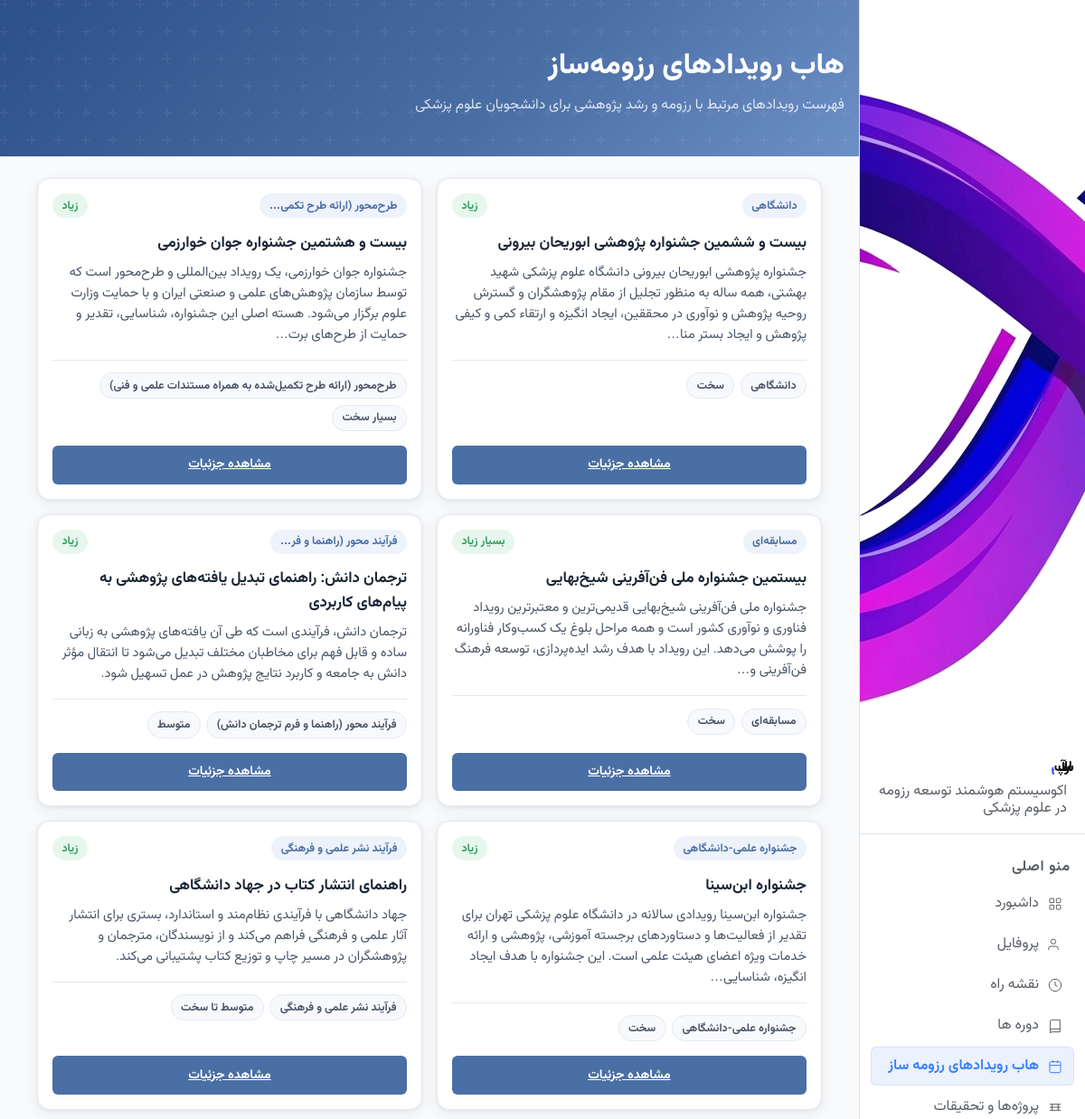
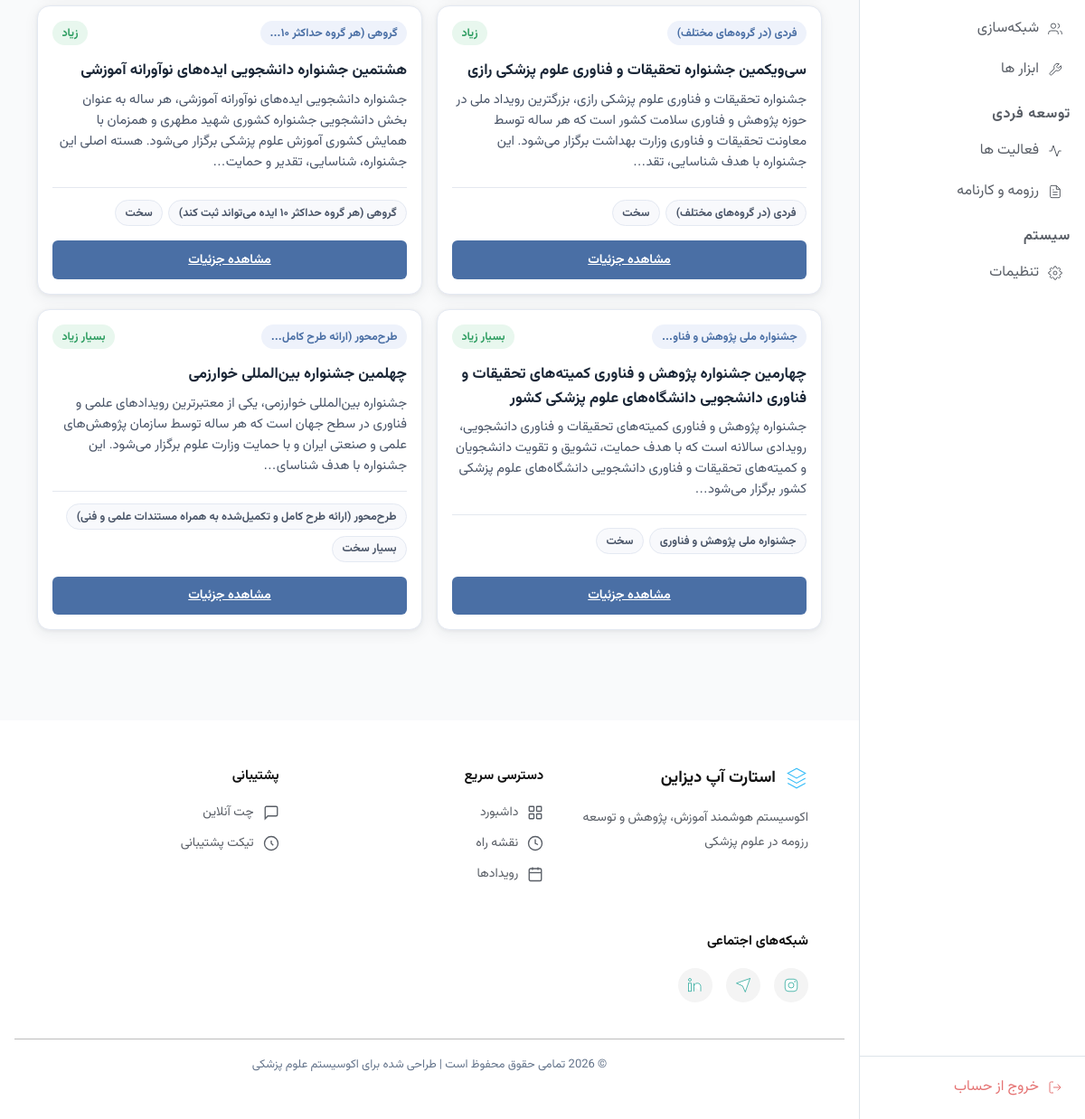
/events/ (signed in), run on the app's committed database (2 pictures, top to bottom).
### event_hub/models.py (models this page shows, shortened)
class Event(models.Model):
    title = models.CharField('عنوان رویداد', max_length=300)
    slug = models.SlugField('اسلاگ', unique=True)
    section = models.CharField('بخش', max_length=100, blank=True)
    short_description = models.TextField('توضیح کوتاه', blank=True)
    compiler = models.CharField('تهیه‌کننده', max_length=200, blank=True)
    audience = models.JSONField('مخاطبان', default=list, blank=True)
    goal = models.TextField('هدف', blank=True)
    resume_impact = models.CharField('اثر در رزومه', max_length=50, blank=True)
    activity_type = models.CharField('نوع فعالیت', max_length=200, blank=True)
    activity_level = models.CharField('سطح فعالیت', max_length=200, blank=True)
    difficulty = models.CharField('سطح دشواری', max_length=50, blank=True)
    main_advantage = models.TextField('مزیت اصلی', blank=True)
    suitable_for = models.TextField('مناسب برای', blank=True)
    required_time = models.CharField('زمان موردنیاز', max_length=200, blank=True)
    intro = models.TextField('معرفی کامل', blank=True)
    research_audiences = models.JSONField('مخاطبان پژوهشی', default=list, blank=True)
    skills_learned = models.JSONField('مهارت‌های آموخته‌شده', default=list, blank=True)
    completion_steps = models.JSONField('مراحل تکمیل', default=list, blank=True)
    terms_and_conditions = models.JSONField('شرایط و ضوابط', default=list, blank=True)
    benefits = models.JSONField('مزایا', default=dict, blank=True)
    common_mistakes = models.JSONField('اشتباهات رایج', default=list, blank=True)
    practical_recommendations = models.JSONField('توصیه‌های کاربردی', default=list, blank=True)
    similar_opportunities = models.JSONField('فرصت‌های مشابه', default=list, blank=True)
    inline_cta_buttons = models.JSONField('دکمه‌های میان‌خطی', default=list, blank=True)
    page_cta_buttons = models.JSONField('دکمه‌های صفحه', default=list, blank=True)
    created_at = models.DateTimeField(auto_now_add=True)
    updated_at = models.DateTimeField(auto_now=True)
    class Meta:
        verbose_name = 'رویداد'
        verbose_name_plural = 'رویدادها'
        ordering = ['title']

### event_hub/views.py (the view)
# urls.py: path('', views.event_list, name='event_list'),
def event_list(request):
    events = Event.objects.all()
    return render(request, 'event_hub/event_list.html', {'events': events})

### templates/event_hub/event_list.html
{% extends 'base.html' %}
{% load static %}
{% block extra_css %}
<link rel="stylesheet" href="{% static 'css/styles.css' %}">
{% endblock %}
{% block content %}
    <main class="eh-page">
        <section class="eh-header">
            <div class="eh-container">
                <h1 class="eh-title">هاب رویدادهای رزومه‌ساز</h1>
                <p class="eh-subtitle">فهرست رویدادهای مرتبط با رزومه و رشد پژوهشی برای دانشجویان علوم پزشکی</p>
            </div>
        </section>
        <section class="eh-content">
            <div class="eh-container">
                <div class="eh-grid">
                    {% for event in events %}
                    <article class="eh-card">
                        <div class="eh-card-inf">
                            <div class="eh-card-head">
                                <span class="eh-badge">{{ event.activity_type|truncatechars:25 }}</span>
                                <span class="eh-meta">{{ event.resume_impact }}</span>
                            </div>
                            <h2 class="eh-card-title">{{ event.title }}</h2>
                            <p class="eh-card-desc">{{ event.short_description|truncatechars:200 }}</p>
                            <div class="eh-chip-row">
                                <span class="eh-chip">{{ event.activity_type }}</span>
                                <span class="eh-chip">{{ event.difficulty }}</span>
                            </div>
                        </div>
                        <a class="eh-btn" href="{% url 'event_hub:event_detail' event.slug %}">مشاهده جزئیات</a>
                    </article>
                    {% empty %}
                    <div class="eh-empty">
                        رویدادی برای نمایش وجود ندارد.
                    </div>
                    {% endfor %}
                </div>
            </div>
        </section>
    </main>
</body>
</html>
{% endblock %}

### static/css/common.css (style rules this page uses)
*, *::before, *::after { box-sizing: border-box; margin: 0; padding: 0; }
html { scroll-behavior: smooth; }
:root { --gap: 26px; --gap-xs: calc(var(--gap) * 0.3); --gap-sm: calc(var(--gap) - 2px); --gap-smm: calc(var(--gap) - 6px); --gap-smmm: calc(var(--gap) - 12px); --gap-smmmm: calc(var(--gap) - 16px); --gap-md: calc(var(--gap) * 0.75); --gap-lg: calc(var(--gap) + 2px); --gap-lgg: calc(var(--gap) + 6px); --gap-lggg: calc(var(--gap) + 12px); --gap-xl: calc(var(--gap) * 2); --gap-2xl: calc(var(--gap) * 3); --text: 8px; --text-xs: calc(var(--text) + 0px); --text-sm: calc(var(--text) + 1px); --text-base: calc(var(--text) + 2px); --text-lg: calc(var(--text) + 3px); --text-xl: calc(var(--text) + 4px); --text-2xl: calc(var(--text) + 5px); --text-3xl: calc(var(--text) + 7px); --text-4xl: calc(var(--text) + 9px); --text-5xl: calc(var(--text) + 11px); --text-6xl: calc(var(--text) + 15px); --text-7xl: calc(var(--text) + 20px); --bg-page: #eef0f5; --card: #ffffff; --card-soft: #f5f6fa; --card-soft-2: #fbfcfd; --line: #dbdada80; --bg: #F7F9FC; --white: #FFFFFF; --black: #111111; --paper: #f7f9fb; --ink: #20233F; --ink-900: #171b2e; --ink-700: #383d52; --ink-600: #5c6170; --ink-mid: #3a4a5a; --ink-400: #9498a6; --ink-200: #d7dae3; --ink-100: #eef0f5; --ink-muted: #8a9bac; --muted: #767b98; --text-1: #2D3748; --text-2: #3e4147; --text-muted: #595e66; --primary: #2f5cf5; --primary-ink: #1f3fc9; --primary-soft: #dee6ff; --primary-softer: #eef1ff; --primary-light: #EBF1FD; --primary-dark: var(--primary-ink); --primary-hover: var(--primary-ink); --accent: #7EC8C8; --accent-2: #00b89c; --accent-light: #E8F7F7; --blue: #3E63DD; --blue-soft: #7C93F5; --green: #1ea672; --green-soft: #dbf3ea; --red: #e0553f; --red-soft: #fbe2de; --red-deep: #B91C1C; --danger: #e84040; --amber: #c98a1e; --amber-soft: #faedd6; --purple: #ac63ea; --purple-deep: #5B21B6; --purple-soft: rgba(172, 99, 234, 0.12); --gold: #b8873a; --gold-soft: #f6ecda; --bg-1: #eef1ff; --bg-2: #f3eefc; --bg-card: var(--card); --card-bg: var(--card); --page-bg: var(--bg-page); --sidebar-bg: #FFFFFF; --border: #E2E8F0; --rule: #dde4ec; --radius: 10px; --radius-sm: 8px; --radius-card: 22px; --radius-lg: 26px; --radius-md: 16px; --sd-radius-lg: 20px; --sd-radius-md: 14px; --sd-radius-sm: 9px; --shadow-box: 0 2px 4px rgba(0, 0, 0, 0.05); --shadow-sm: 0 4px 10px rgba(20, 26, 46, .02); --shadow: 0 2px 8px rgba(91, 141, 239, 0.10); --shadow-md: 0 10px 30px rgba(20, 26, 46, .08); --shadow-card: 0 2px 12px rgba(47, 92, 245, .07), 0 1px 3px rgba(23, 27, 46, .06); --shadow-btn: 0 2px 8px rgba(47, 92, 245, .25); --shadow-elevated: 0 6px 24px rgba(47, 92, 245, .12), 0 2px 6px rgba(47, 92, 245, .06); --shadow-hover: 0 12px 32px rgba(47, 92, 245, .14); --shadow-lg: 0 20px 48px rgba(47, 92, 245, 0.14); --shadow-glow: 0 0 0 6px var(--primary-softer); --sd-shadow: 0 2px 12px rgba(47, 92, 245, .07); --sd-shadow-md: 0 4px 24px rgba(47, 92, 245, .11); --transition: 0.15s ease; --ease: cubic-bezier(.22, 1, .36, 1); --sd-primary: var(--primary); --sd-primary-soft: var(--primary-soft); --sd-green: var(--green); --sd-green-soft: var(--green-soft); --sd-amber: var(--amber); --sd-amber-soft: var(--amber-soft); --sd-red: var(--red); --sd-red-soft: var(--red-soft); --sd-ink-900: var(--ink-900); --sd-ink-600: var(--ink-600); --sd-ink-400: var(--ink-400); --sd-ink-200: var(--ink-200); --sd-bg: var(--bg-page); --sd-white: var(--card); }
body { background: var(--bg); color: var(--text); min-height: 100vh; display: flex; }
html, body, p, span, div, h1, td, h2, h3, h4, h5, h6, a, li, ul, ol, label, small, medium, strong, em, b, i, blockquote, q, cite, code, pre, button, input, textarea, select, option { font-family: "Vazirmatn", "Roboto", sans-serif; }
* { scrollbar-width: thin; scrollbar-color: var(--ink-200) transparent; box-sizing: border-box; }
a { color: inherit; }

### data on the page
Event: activity_type "دانشگاهی", resume_impact "زیاد", title "بیست و ششمین جشنواره پژوهشی ابوریحان بیرونی", short_description "جشنواره پژوهشی ابوریحان بیرونی دانشگاه علوم پزشکی شهید بهشتی، همه ساله به منظور تجلیل از مقام پژوهشگران و گسترش روحیه پژوهش و نوآوری در محققین، ایجاد انگیزه و ارتقاء کمی و کیفی پژوهش و ایجاد بستر منا…", difficulty "سخت"
Event: activity_type "طرح‌محور (ارائه طرح تکمی…", resume_impact "زیاد", title "بیست و هشتمین جشنواره جوان خوارزمی", short_description "جشنواره جوان خوارزمی، یک رویداد بین‌المللی و طرح‌محور است که توسط سازمان پژوهش‌های علمی و صنعتی ایران و با حمایت وزارت علوم برگزار می‌شود. هسته اصلی این جشنواره، شناسایی، تقدیر و حمایت از طرح‌های برت…", activity_type "طرح‌محور (ارائه طرح تکمیل‌شده به همراه مستندات علمی و فنی)", difficulty "بسیار سخت"
Event: activity_type "مسابقه‌ای", resume_impact "بسیار زیاد", title "بیستمین جشنواره ملی فن‌آفرینی شیخ‌بهایی", short_description "جشنواره ملی فن‌آفرینی شیخ‌بهایی قدیمی‌ترین و معتبرترین رویداد فناوری و نوآوری کشور است و همه مراحل بلوغ یک کسب‌وکار فناورانه را پوشش می‌دهد. این رویداد با هدف رشد ایده‌پردازی، توسعه فرهنگ فن‌آفرینی و…", difficulty "سخت"
Event: activity_type "فرآیند محور (راهنما و فر…", resume_impact "زیاد", title "ترجمان دانش: راهنمای تبدیل یافته‌های پژوهشی به پیام‌های کاربردی", short_description "ترجمان دانش، فرآیندی است که طی آن یافته‌های پژوهشی به زبانی ساده و قابل فهم برای مخاطبان مختلف تبدیل می‌شود تا انتقال مؤثر دانش به جامعه و کاربرد نتایج پژوهش در عمل تسهیل شود.", activity_type "فرآیند محور (راهنما و فرم ترجمان دانش)", difficulty "متوسط"
Event: activity_type "جشنواره علمی-دانشگاهی", resume_impact "زیاد", title "جشنواره ابن‌سینا", short_description "جشنواره ابن‌سینا رویدادی سالانه در دانشگاه علوم پزشکی تهران برای تقدیر از فعالیت‌ها و دستاوردهای برجسته آموزشی، پژوهشی و ارائه خدمات ویژه اعضای هیئت علمی است. این جشنواره با هدف ایجاد انگیزه، شناسایی…", difficulty "سخت"
Event: activity_type "فرآیند نشر علمی و فرهنگی", resume_impact "زیاد", title "راهنمای انتشار کتاب در جهاد دانشگاهی", short_description "جهاد دانشگاهی با فرآیندی نظام‌مند و استاندارد، بستری برای انتشار آثار علمی و فرهنگی فراهم می‌کند و از نویسندگان، مترجمان و پژوهشگران در مسیر چاپ و توزیع کتاب پشتیبانی می‌کند.", difficulty "متوسط تا سخت"
Event: activity_type "فردی (در گروه‌های مختلف)", resume_impact "زیاد", title "سی‌ویکمین جشنواره تحقیقات و فناوری علوم پزشکی رازی", short_description "جشنواره تحقیقات و فناوری علوم پزشکی رازی، بزرگترین رویداد ملی در حوزه پژوهش و فناوری سلامت کشور است که هر ساله توسط معاونت تحقیقات و فناوری وزارت بهداشت برگزار می‌شود. این جشنواره با هدف شناسایی، تقد…", difficulty "سخت"
Event: activity_type "گروهی (هر گروه حداکثر ۱۰…", resume_impact "زیاد", title "هشتمین جشنواره دانشجویی ایده‌های نوآورانه آموزشی", short_description "جشنواره دانشجویی ایده‌های نوآورانه آموزشی، هر ساله به عنوان بخش دانشجویی جشنواره کشوری شهید مطهری و همزمان با همایش کشوری آموزش علوم پزشکی برگزار می‌شود. هسته اصلی این جشنواره، شناسایی، تقدیر و حمایت…", activity_type "گروهی (هر گروه حداکثر ۱۰ ایده می‌تواند ثبت کند)", difficulty "سخت"
Event: activity_type "جشنواره ملی پژوهش و فناو…", resume_impact "بسیار زیاد", title "چهارمین جشنواره پژوهش و فناوری کمیته‌های تحقیقات و فناوری دانشجویی دانشگاه‌های علوم پزشکی کشور", short_description "جشنواره پژوهش و فناوری کمیته‌های تحقیقات و فناوری دانشجویی، رویدادی سالانه است که با هدف حمایت، تشویق و تقویت دانشجویان و کمیته‌های تحقیقات و فناوری دانشجویی دانشگاه‌های علوم پزشکی کشور برگزار می‌شود…", activity_type "جشنواره ملی پژوهش و فناوری", difficulty "سخت"
Event: activity_type "طرح‌محور (ارائه طرح کامل…", resume_impact "بسیار زیاد", title "چهلمین جشنواره بین‌المللی خوارزمی", short_description "جشنواره بین‌المللی خوارزمی، یکی از معتبرترین رویدادهای علمی و فناوری در سطح جهان است که هر ساله توسط سازمان پژوهش‌های علمی و صنعتی ایران و با حمایت وزارت علوم برگزار می‌شود. این جشنواره با هدف شناسای…", activity_type "طرح‌محور (ارائه طرح کامل و تکمیل‌شده به همراه مستندات علمی و فنی)", difficulty "بسیار سخت"
